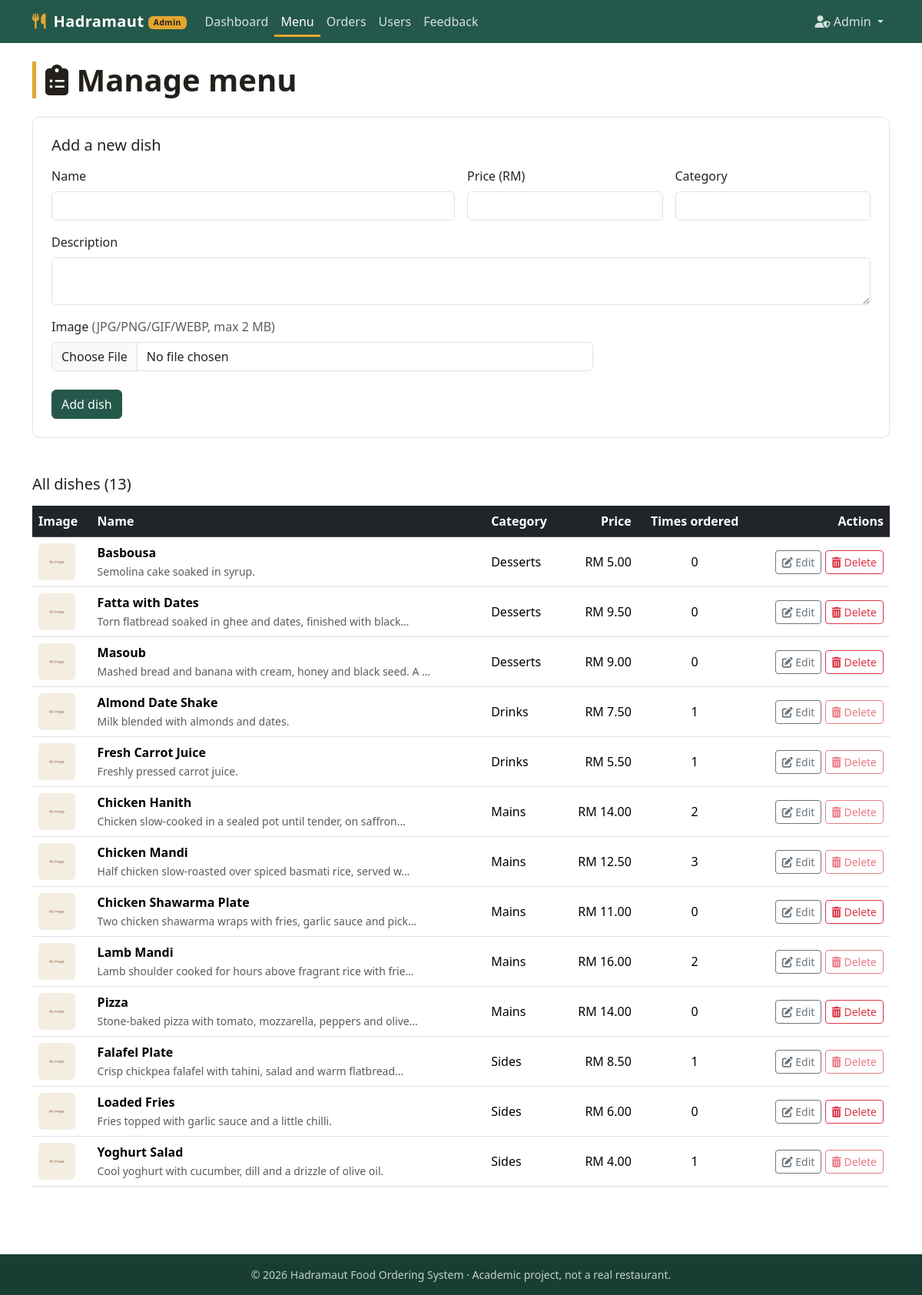
Screenshot of /manage_menu.php (signed in) with the database file from the repository.
### tables this page shows
CREATE TABLE menu_items (
    id           INT UNSIGNED NOT NULL AUTO_INCREMENT,
    name         VARCHAR(150) NOT NULL,
    description  TEXT DEFAULT NULL,
    price        DECIMAL(10,2) NOT NULL,
    category     VARCHAR(100) DEFAULT NULL,
    image        VARCHAR(255) DEFAULT NULL COMMENT 'path relative to assets/img/',
    created_at   TIMESTAMP NOT NULL DEFAULT CURRENT_TIMESTAMP,
    PRIMARY KEY (id),
    KEY idx_menu_category (category),
    CONSTRAINT chk_menu_price CHECK (price > 0)
);

### lib.php (called while the page is built, shortened)
<?php
function e($value): string
{
    return htmlspecialchars((string) ($value ?? ''), ENT_QUOTES, 'UTF-8');
}
function truncate(string $text, int $length): string
{
    return mb_strlen($text) > $length ? mb_substr($text, 0, $length) . '…' : $text;
}

### functions.php (called while the page is built, shortened)
<?php
require_once __DIR__ . '/lib.php';
function money($amount): string
{
    return CURRENCY . ' ' . number_format((float) $amount, 2);
}
function img_url(?string $path, string $base = ''): string
{
    $path = $path ?: 'default.jpg';
    if (!is_file(IMG_DIR . $path)) {
        $path = 'default.jpg';
    }
    return $base . 'assets/img/' . $path;
}

### manage_menu.php (the view, shortened to what this page needs)
<?php
require_once __DIR__ . '/../../src/functions.php';
$form = ['id' => 0, 'name' => '', 'description' => '', 'price' => '', 'category' => '', 'image' => null];
$editing = (int) $form['id'] > 0;
$items = $conn->query('SELECT m.*, (SELECT COUNT(*) FROM order_items oi WHERE oi.menu_item_id = m.id) AS times_ordered
                       FROM menu_items m ORDER BY m.category, m.name')->fetch_all(MYSQLI_ASSOC);
$base = '../';
include __DIR__ . '/../../src/header.php';
?>
<h1 class="section-title mb-4"><i class="fas fa-clipboard-list"></i> Manage menu</h1>
<div class="card p-4 mb-5">
    <h2 class="h5 mb-3"><?= $editing ? 'Edit "' . e($form['name']) . '"' : 'Add a new dish' ?></h2>
    <form action="manage_menu.php" method="POST" enctype="multipart/form-data">
        <div class="row g-3">
            <div class="col-md-6">
                <label for="name" class="form-label">Name</label>
                <input type="text" class="form-control" id="name" name="name" maxlength="150" value="<?= e($form['name']) ?>" required>
            </div>
            <div class="col-md-3">
                <label for="price" class="form-label">Price (RM)</label>
                <input type="number" step="0.01" min="0.01" max="9999" class="form-control" id="price" name="price" value="<?= e($form['price']) ?>" required>
            </div>
            <div class="col-md-3">
                <label for="category" class="form-label">Category</label>
                <input type="text" class="form-control" id="category" name="category" list="categoryList" maxlength="100" value="<?= e($form['category']) ?>" required>
            </div>
            <div class="col-12">
                <label for="description" class="form-label">Description</label>
                <textarea class="form-control" id="description" name="description" rows="2" required><?= e($form['description']) ?></textarea>
            </div>
            <div class="col-md-8">
                <label for="image" class="form-label">Image <span class="text-muted">(JPG/PNG/GIF/WEBP, max 2 MB<?= $editing ? ', leave empty to keep the current one' : '' ?>)</span></label>
                <input type="file" class="form-control" id="image" name="image" accept=".jpg,.jpeg,.png,.gif,.webp">
            </div>
        </div>
        <div class="d-flex gap-2 mt-4">
            <button type="submit" name="save_item" value="1" class="btn btn-palm"><?= $editing ? 'Save changes' : 'Add dish' ?></button>
        </div>
    </form>
</div>
<h2 class="h5 mb-3">All dishes (<?= count($items) ?>)</h2>
<div class="table-responsive">
    <table class="table table-hover align-middle">
        <thead class="table-dark">
            <tr><th>Image</th><th>Name</th><th>Category</th><th class="text-end">Price</th><th class="text-center">Times ordered</th><th class="text-end">Actions</th></tr>
        </thead>
        <tbody>
        <?php foreach ($items as $row): ?>
            <tr>
                <td><img src="<?= e(img_url($row['image'], $base)) ?>" alt="" class="thumb"></td>
                <td><strong><?= e($row['name']) ?></strong><br><small class="text-muted"><?= e(truncate($row['description'], 60)) ?></small></td>
                <td><?= e($row['category']) ?></td>
                <td class="text-end"><?= money($row['price']) ?></td>
                <td class="text-center"><?= (int) $row['times_ordered'] ?></td>
                <td class="text-end text-nowrap">
                    <a href="manage_menu.php?edit=<?= (int) $row['id'] ?>" class="btn btn-sm btn-outline-secondary"><i class="fas fa-edit"></i> Edit</a>
                    <form method="POST" class="d-inline" data-confirm="Delete <?= e($row['name']) ?>?">
                        <button type="submit" name="delete_item" value="1" class="btn btn-sm btn-outline-danger" <?= $row['times_ordered'] ? 'disabled title="In past orders – cannot delete"' : '' ?>><i class="fas fa-trash-alt"></i> Delete</button>
                    </form>
                </td>
            </tr>
        <?php endforeach; ?>
        </tbody>
    </table>
</div>
<?php include __DIR__ . '/../../src/footer.php'; ?>

### style.css (style rules this page uses)
:root { --palm: #24584a; --palm-dark: #183e34; --saffron: #e3a72f; --saffron-dark: #c48a17; --mudbrick: #8a5a3b; --sand: #f4ede2; --ink: #23201c; }
body { font-family: system-ui, -apple-system, "Segoe UI", Roboto, "Helvetica Neue", Arial, sans-serif; color: var(--ink); background: #fff; }
a { color: var(--palm); }
.btn-palm { background: var(--palm); border-color: var(--palm); color: #fff; }
.section-title { font-weight: 700; border-left: 5px solid var(--saffron); padding-left: .75rem; }
.card { border: 1px solid #e7e1d7; border-radius: .6rem; }
.thumb { width: 48px; height: 48px; object-fit: cover; border-radius: .35rem; }

### rows the page displays
menu_items: name "Basbousa", description "Semolina cake soaked in syrup.", category "Desserts", price "RM 5.00", times_ordered "0"
menu_items: name "Fatta with Dates", description "Torn flatbread soaked in ghee and dates, finished with black…", category "Desserts", price "RM 9.50", times_ordered "0"
menu_items: name "Masoub", description "Mashed bread and banana with cream, honey and black seed. A …", category "Desserts", price "RM 9.00", times_ordered "0"
menu_items: name "Almond Date Shake", description "Milk blended with almonds and dates.", category "Drinks", price "RM 7.50", times_ordered "1"
menu_items: name "Fresh Carrot Juice", description "Freshly pressed carrot juice.", category "Drinks", price "RM 5.50", times_ordered "1"
menu_items: name "Chicken Hanith", description "Chicken slow-cooked in a sealed pot until tender, on saffron…", category "Mains", price "RM 14.00", times_ordered "2"
menu_items: name "Chicken Mandi", description "Half chicken slow-roasted over spiced basmati rice, served w…", category "Mains", price "RM 12.50", times_ordered "3"
menu_items: name "Chicken Shawarma Plate", description "Two chicken shawarma wraps with fries, garlic sauce and pick…", category "Mains", price "RM 11.00", times_ordered "0"
menu_items: name "Lamb Mandi", description "Lamb shoulder cooked for hours above fragrant rice with frie…", category "Mains", price "RM 16.00", times_ordered "2"
menu_items: name "Pizza", description "Stone-baked pizza with tomato, mozzarella, peppers and olive…", category "Mains", price "RM 14.00", times_ordered "0"
menu_items: name "Falafel Plate", description "Crisp chickpea falafel with tahini, salad and warm flatbread…", category "Sides", price "RM 8.50", times_ordered "1"
menu_items: name "Loaded Fries", description "Fries topped with garlic sauce and a little chilli.", category "Sides", price "RM 6.00", times_ordered "0"
menu_items: name "Yoghurt Salad", description "Cool yoghurt with cucumber, dill and a drizzle of olive oil.", category "Sides", price "RM 4.00", times_ordered "1"

### other values shown
$label "Dashboard"
$label "Menu"
$label "Orders"
$label "Users"
$label "Feedback"
$_SESSION['user_name'] "Admin"
count($items) "13"
APP_NAME "Hadramaut Food Ordering System"
